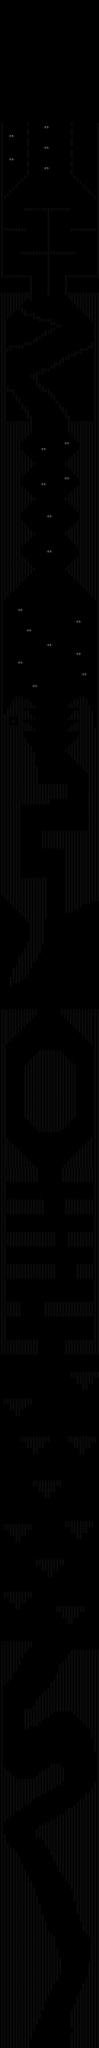

Below is a game level as drawn by its tile map, then a one-line description and the .tmx that defines it (tile-layer data replaced by summaries):
An orthogonal 34x700 tile map with 16x16 px tiles, 2 tile layers (solid, entities), 2 tilesets.

<map version="1.0" orientation="orthogonal" width="34" height="700" tilewidth="16" tileheight="16">
 <tileset firstgid="1" name="wallnew" tilewidth="16" tileheight="16">
  <image source="wallnew.png" trans="000000" width="32" height="16" />
 </tileset>
 <tileset firstgid="3" name="moversnew" tilewidth="32" tileheight="16">
  <image source="moversnew.png" trans="000000" width="64" height="16" />
 </tileset>
 <layer name="solid" width="34" height="700">
  <data>[23800 cells, 8255 non-empty, 1 distinct tile ids]</data>
 </layer>
 <layer name="entities" width="34" height="700">
  <data>[23800 cells, 19 non-empty, 1 distinct tile ids]</data>
 </layer>
</map>
